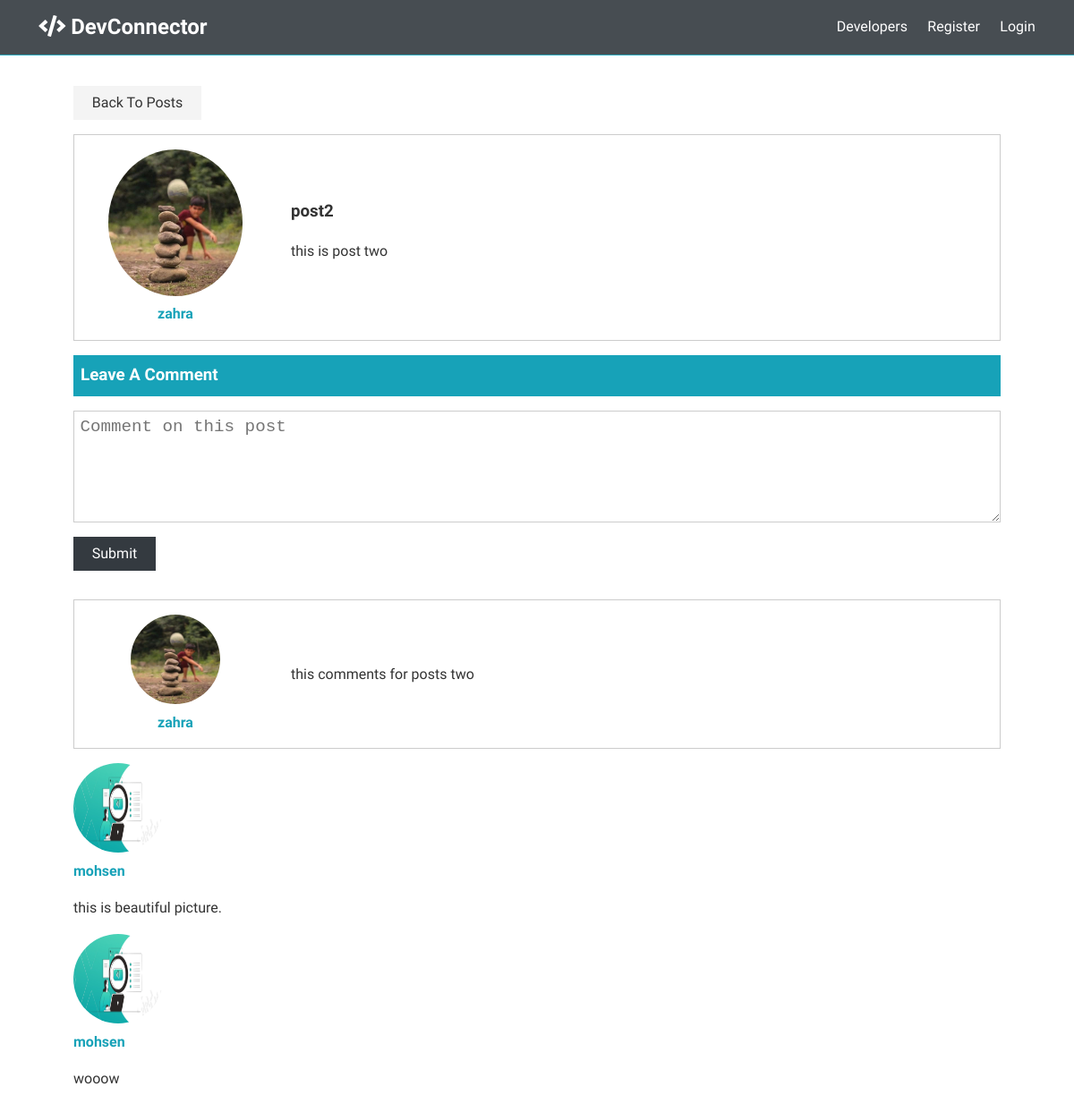
The app's page /blog/post/2/ with its own data.
### blog/models.py (models this page shows, shortened)
class Post(models.Model):
    author=models.ForeignKey(UserProfile,on_delete=models.CASCADE)
    title=models.CharField(max_length=200)
    slug=models.SlugField(max_length=300,blank=True)
    body=models.TextField()
    created_at=models.DateTimeField(auto_now_add=True)
    update_at=models.DateTimeField(auto_now=True)
    like=models.ManyToManyField(UserProfile,related_name='post_like',blank=True)
    dislike=models.ManyToManyField(UserProfile,related_name='post_dislike',blank=True)

class Comment(models.Model):
    author=models.ForeignKey(UserProfile,on_delete=models.CASCADE)
    post=models.ForeignKey(Post,on_delete=models.CASCADE)
    body=models.TextField()
    is_validate=models.BooleanField(null=True)
    created_at=models.DateTimeField(auto_now_add=True)
    update_at=models.DateTimeField(auto_now=True)

### accounts/models.py (models this page shows)
class UserProfile(models.Model):
    bio=models.CharField(max_length=100)
    user=models.OneToOneField(User,on_delete=models.CASCADE)
    picture=models.ImageField(upload_to='profile_picture',default="default_profile_picture.png")
    def get_absolute_url(self):
        return reverse_lazy("profile", args=[self.pk])

### blog/views.py (the view, shortened to what this page needs)
# urls.py: path('post/<slug:slug>/',views.post,name='post'),
def post(request,slug):
    post=get_object_or_404(Post,slug=slug)
    if request.method =="GET":
        return render(request,'blog/post.html',{'post':post})

### blog/templates/blog/post.html (shortened to what this page needs)
{% load static %}
<!DOCTYPE html>
<html lang="en">
  <head>
    <link
      rel="stylesheet"
      href="https://use.fontawesome.com/releases/v5.8.1/css/all.css"
    />
    <link rel="stylesheet" href="{% static 'blog/css/style.min.css' %}" />
  </head>
  <body>
    {% include "navbar.html" %}
    <section class="container">
      <a href="posts.html" class="btn">Back To Posts</a>
      <div class="post bg-white p-1 my-1">
        <div>
          <a href="{{post.author.get_absolute_url}}">
            <img
              class="round-img"
              src="{{post.author.picture.url}}"
              alt=""
            />
            <h4>{{post.author.user.username}}</h4>
          </a>
        </div>
        <div>
          <h3> {{post.title}} </h3>
          <p class="my-1">
            {{post.body}}
          </p>
        </div>
      </div>
      <div class="post-form">
        <div class="post-form-header bg-primary">
          <h3>Leave A Comment</h3>
        </div>
        <form method="post" class="form my-1">
          <textarea
            name="body"
            cols="30"
            rows="5"
            placeholder="Comment on this post"
          ></textarea>
          <input type="submit" class="btn btn-dark my-1" value="Submit" />
        </form>
      </div>
      <div class="posts">
        <div class="post bg-white p-1 my-1">
        {% for comment in post.comment_set.all  %}
          <div>
            <a href="{{comment.author.get_absolute_url}}">
              <img
                class="round-img"
                style="width:100px;height:100px;"
                src="{{comment.author.picture.url}}"
                alt=""
              />
              <h4>{{comment.author.user.username}}</h4>
            </a>
          </div>
          <div>
            <p class="my-1">
              {{comment.body}}
            </p>
          </div>
        </div>
        {% endfor %}
    </section>
  </body>
</html>

### records on screen
Post: author.picture (picture), author.user.username "zahra", title "post2", body "this is post two"
Comment: author.picture (picture), author.user.username "zahra", body "this comments for posts two"
Comment: author.picture (placeholder picture), author.user.username "mohsen", body "this is beautiful picture."
Comment: author.picture (placeholder picture), author.user.username "mohsen", body "wooow"
